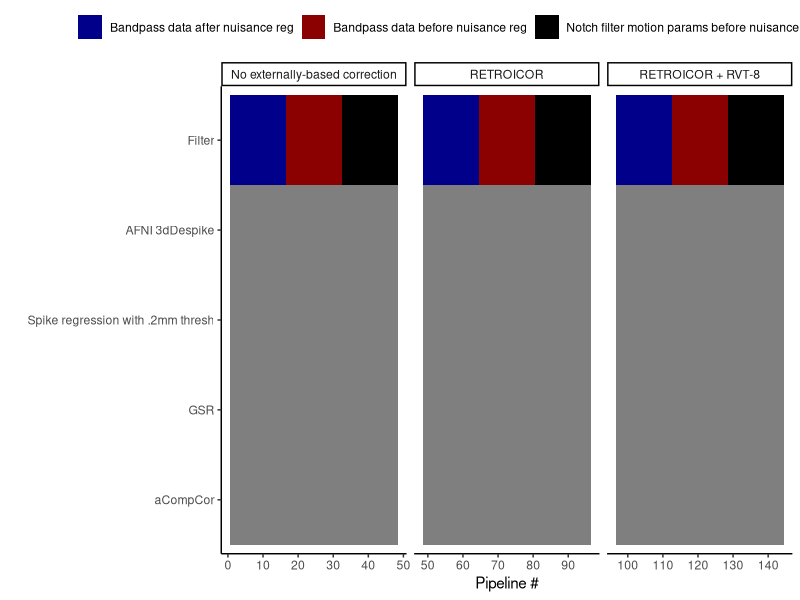
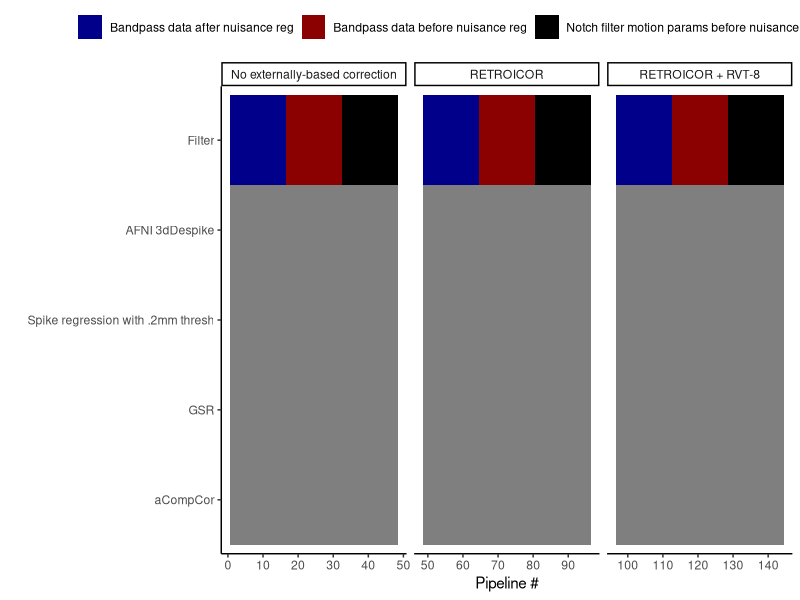

These figures' R source, in order:
library(tidyverse)


df = crossing(`AFNI 3dDespike` =  0:1,
              `Spike regression with .2mm thresh` = 0:1, 
              `GSR` = 0:1,
              `aCompCor` = 0:1,
              `Filter` = c(2,3,4))


df = crossing(df, pipe = c('RETROICOR', 'RETROICOR + RVT-8', 'No externally-based correction'))

df = df %>%
  dplyr::arrange(pipe, Filter) %>% 
  mutate(index = 1:nrow(.))
  

df_long = df %>%
  pivot_longer(-c(index, pipe)) %>%
  mutate(category = ifelse(name %in% c('RC', 'RC + RVT-8', 'None', 'RVT-8'), 'Pre-CPAC', 'CPAC')) %>%
  dplyr::filter() %>%
  mutate(Filtering = case_when(
    value == 0 ~ 'no',
    value == 1 ~ 'yes',
    value == 2 ~ 'Bandpass data after nuisance reg',
    value == 3 ~ 'Bandpass data before nuisance reg',
    value == 4 ~ 'Notch filter motion params before nuisance reg, bandpass data after'))



df_long$name = factor(df_long$name, levels = rev(c(
  'Filter',
  'AFNI 3dDespike',
  'Spike regression with .2mm thresh',
  'GSR',
  'aCompCor'
)))



tree = ggplot(df_long, aes(x = index, y = name, fill = Filtering)) + 
  geom_tile() + 
  theme_classic() + 
  facet_grid(~pipe, drop = TRUE, scales = 'free') +
  labs(x = 'Pipeline #', y = '') +
  scale_fill_manual(breaks = c("Bandpass data after nuisance reg", 'Bandpass data before nuisance reg', 'Notch filter motion params before nuisance reg, bandpass data after'),
                    values = c('dark blue', "dark red", "black", "dark green", 'white')) +
  theme(legend.position = 'top', legend.title = element_blank())

tree

ggsave(tree, file = '../plots/preproc_tree.png', width = 12, height = 4)

